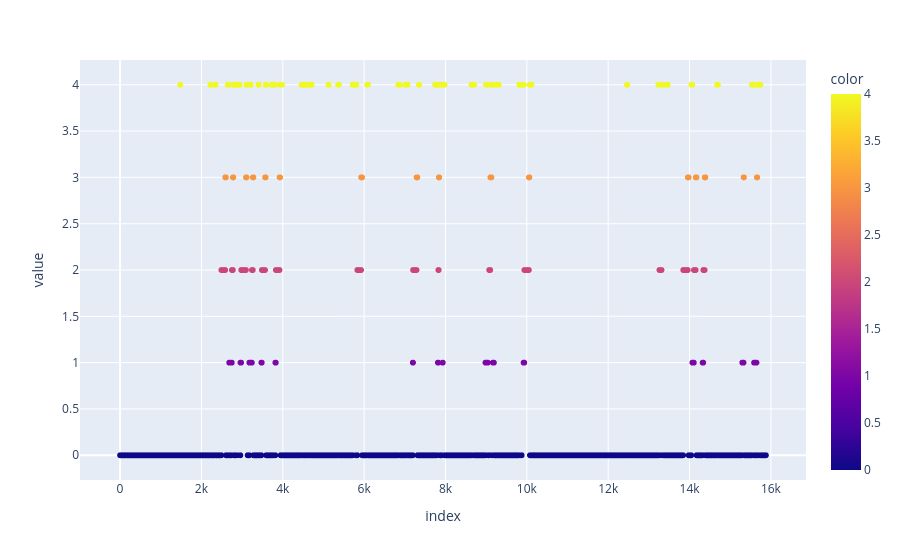

This figure's notebook cell:
### Code cell
px.scatter(y_k_smothed,color=y_k_smothed)

### Figure 1 — Plotly figure (JSON) as saved in the notebook; plotly's stock layout.template omitted (floating-point values rounded to 4 significant figures; data arrays with more than 128 entries replaced by an {"elided": "..."} marker saying what was removed)
{"data": [{"hovertemplate": "index=%{x}<br>value=%{y}<br>color=%{marker.color}<extra></extra>", "legendgroup": "", "marker": {"color": {"elided": "15879 int values"}, "coloraxis": "coloraxis", "symbol": "circle"}, "mode": "markers", "name": "", "showlegend": false, "type": "scattergl", "x": {"elided": "15879 int values"}, "xaxis": "x", "y": {"elided": "15879 int values"}, "yaxis": "y"}], "layout": {"coloraxis": {"colorbar": {"title": {"text": "color"}}, "colorscale": [[0, "#0d0887"], [0.1111, "#46039f"], [0.2222, "#7201a8"], [0.3333, "#9c179e"], [0.4444, "#bd3786"], [0.5556, "#d8576b"], [0.6667, "#ed7953"], [0.7778, "#fb9f3a"], [0.8889, "#fdca26"], [1, "#f0f921"]]}, "legend": {"tracegroupgap": 0}, "margin": {"t": 60}, "xaxis": {"anchor": "y", "domain": [0, 1], "title": {"text": "index"}}, "yaxis": {"anchor": "x", "domain": [0, 1], "title": {"text": "value"}}}}
